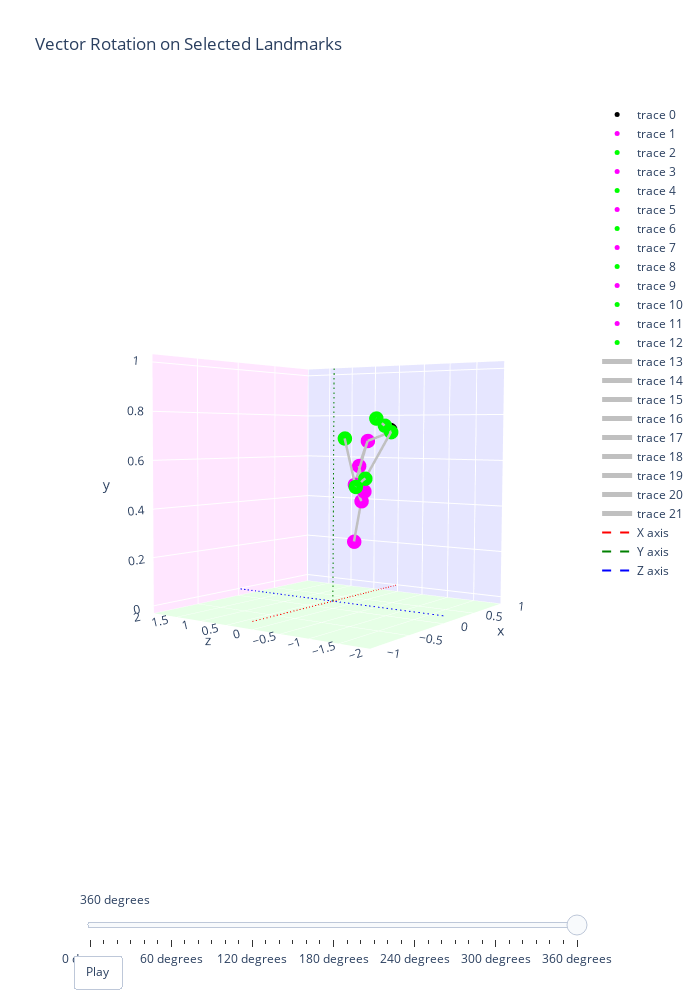

The notebook cell saved with this chart:
### Markdown cell above
### Visualize Results 360

### Code cell
import plotly.graph_objects as go

fig = go.Figure(
    data=[
        go.Scatter3d(x=[v0[0]], y=[v0[1]], z=[v0[2]], mode='markers', marker=dict(color="black",size=5)),
        
        go.Scatter3d(x=[v11[0]], y=[v11[1]], z=[v11[2]], mode='markers', marker=dict(color="magenta",size=5)),
        go.Scatter3d(x=[v12[0]], y=[v12[1]], z=[v12[2]], mode='markers', marker=dict(color="lime",size=5)),
        go.Scatter3d(x=[v13[0]], y=[v13[1]], z=[v13[2]], mode='markers', marker=dict(color="magenta",size=5)),
        go.Scatter3d(x=[v14[0]], y=[v14[1]], z=[v14[2]], mode='markers', marker=dict(color="lime",size=5)),
        go.Scatter3d(x=[v15[0]], y=[v15[1]], z=[v15[2]], mode='markers', marker=dict(color="magenta",size=5)),
        go.Scatter3d(x=[v16[0]], y=[v16[1]], z=[v16[2]], mode='markers', marker=dict(color="lime",size=5)),
        
        go.Scatter3d(x=[v23[0]], y=[v23[1]], z=[v23[2]], mode='markers', marker=dict(color="magenta",size=5)),
        go.Scatter3d(x=[v24[0]], y=[v24[1]], z=[v24[2]], mode='markers', marker=dict(color="lime",size=5)),
        go.Scatter3d(x=[v25[0]], y=[v25[1]], z=[v25[2]], mode='markers', marker=dict(color="magenta",size=5)),
        go.Scatter3d(x=[v26[0]], y=[v26[1]], z=[v26[2]], mode='markers', marker=dict(color="lime",size=5)),
        go.Scatter3d(x=[v27[0]], y=[v27[1]], z=[v27[2]], mode='markers', marker=dict(color="magenta",size=5)),
        go.Scatter3d(x=[v28[0]], y=[v28[1]], z=[v28[2]], mode='markers', marker=dict(color="lime",size=5)),
        
        go.Scatter3d(
            x=[v11[0], v12[0], v24[0], v23[0], v11[0]],
            y=[v11[1], v12[1], v24[1], v23[1], v11[1]],
            z=[v11[2], v12[2], v24[2], v23[2], v11[2]],
            mode='lines',
            line=dict(color='silver', width=5)),

        go.Scatter3d(
            x=[v11[0], v13[0]],
            y=[v11[1], v13[1]],
            z=[v11[2], v13[2]],
            mode='lines',
            line=dict(color='silver', width=5)),

        go.Scatter3d(
            x=[v15[0], v13[0]],
            y=[v15[1], v13[1]],
            z=[v15[2], v13[2]],
            mode='lines',
            line=dict(color='silver', width=5)),
        
        go.Scatter3d(
            x=[v12[0], v14[0]],
            y=[v12[1], v14[1]],
            z=[v12[2], v14[2]],
            mode='lines',
            line=dict(color='silver', width=5)),

        go.Scatter3d(
            x=[v16[0], v14[0]],
            y=[v16[1], v14[1]],
            z=[v16[2], v14[2]],
            mode='lines',
            line=dict(color='silver', width=5)),

        go.Scatter3d(
            x=[v23[0], v25[0]],
            y=[v23[1], v25[1]],
            z=[v23[2], v25[2]],
            mode='lines',
            line=dict(color='silver', width=5)),

        go.Scatter3d(
            x=[v27[0], v25[0]],
            y=[v27[1], v25[1]],
            z=[v27[2], v25[2]],
            mode='lines',
            line=dict(color='silver', width=5)),
        
        go.Scatter3d(
            x=[v24[0], v26[0]],
            y=[v24[1], v26[1]],
            z=[v24[2], v26[2]],
            mode='lines',
            line=dict(color='silver', width=5)),

        go.Scatter3d(
            x=[v28[0], v26[0]],
            y=[v28[1], v26[1]],
            z=[v28[2], v26[2]],
            mode='lines',
            line=dict(color='silver', width=5)),

    ],
        
    layout=go.Layout(
        title="Vector Rotation on Selected Landmarks",
            width=700, height=1000, 
            scene=dict(
                xaxis=dict(range=[-1, 1], autorange=False),
                yaxis=dict(range=[0, 1], autorange="reversed"),
                zaxis=dict(range=[-2, 2], autorange=False),
                aspectmode='cube'
            ),
            updatemenus=[{
                "type": "buttons",
                "buttons": [{
                    "label": "Play",
                    "method": "animate",
                    "args": [None, {"frame": {"duration": 500, "redraw": True}, "fromcurrent": True, "transition": {"duration": 300}}],
                }],
                "direction": "left",
                "pad": {"r": 10, "t": 87},
                "showactive": False,
                "type": "buttons",
                "x": 0.1,
                "xanchor": "right",
                "y": 0,
                "yanchor": "top"
            }],
            sliders=[{
                "steps": [{"method": "animate", "args": [[f"frame{step}"], {"mode": "immediate", "frame": {"duration": 500, "redraw": True}, "transition": {"duration": 300}}], "label": f"{angle_increment * step} degrees"} for step in range(len(rv0))],
            }]
        ),
        frames = [
            go.Frame(
                data=[
                    go.Scatter3d(x=[rv0[step][0]], y=[rv0[step][1]], z=[rv0[step][2]], mode='markers', marker=dict(color="black", size=5)),
                    
                    go.Scatter3d(x=[rv11[step][0]], y=[rv11[step][1]], z=[rv11[step][2]], mode='markers', marker=dict(color="magenta", size=5)),
                    go.Scatter3d(x=[rv12[step][0]], y=[rv12[step][1]], z=[rv12[step][2]], mode='markers', marker=dict(color="lime", size=5)),
                    go.Scatter3d(x=[rv13[step][0]], y=[rv13[step][1]], z=[rv13[step][2]], mode='markers', marker=dict(color="magenta", size=5)),
                    go.Scatter3d(x=[rv14[step][0]], y=[rv14[step][1]], z=[rv14[step][2]], mode='markers', marker=dict(color="lime", size=5)),
                    go.Scatter3d(x=[rv15[step][0]], y=[rv15[step][1]], z=[rv15[step][2]], mode='markers', marker=dict(color="magenta", size=5)),
                    go.Scatter3d(x=[rv16[step][0]], y=[rv16[step][1]], z=[rv16[step][2]], mode='markers', marker=dict(color="lime", size=5)),
                    
                    go.Scatter3d(x=[rv23[step][0]], y=[rv23[step][1]], z=[rv23[step][2]], mode='markers', marker=dict(color="magenta", size=5)),
                    go.Scatter3d(x=[rv24[step][0]], y=[rv24[step][1]], z=[rv24[step][2]], mode='markers', marker=dict(color="lime", size=5)),
                    go.Scatter3d(x=[rv25[step][0]], y=[rv25[step][1]], z=[rv25[step][2]], mode='markers', marker=dict(color="magenta", size=5)),
                    go.Scatter3d(x=[rv26[step][0]], y=[rv26[step][1]], z=[rv26[step][2]], mode='markers', marker=dict(color="lime", size=5)),
                    go.Scatter3d(x=[rv27[step][0]], y=[rv27[step][1]], z=[rv27[step][2]], mode='markers', marker=dict(color="magenta", size=5)),
                    go.Scatter3d(x=[rv28[step][0]], y=[rv28[step][1]], z=[rv28[step][2]], mode='markers', marker=dict(color="lime", size=5)),
                    
                    go.Scatter3d(
                        x=[rv11[step][0], rv12[step][0], rv24[step][0], rv23[step][0], rv11[step][0]],  # Closing the loop by repeating the first point
                        y=[rv11[step][1], rv12[step][1], rv24[step][1], rv23[step][1], rv11[step][1]],
                        z=[rv11[step][2], rv12[step][2], rv24[step][2], rv23[step][2], rv11[step][2]],
                        mode='lines',
                        line=dict(color='silver', width=5)
                    ),

                    go.Scatter3d(
                        x=[rv11[step][0], rv13[step][0]],
                        y=[rv11[step][1], rv13[step][1]],
                        z=[rv11[step][2], rv13[step][2]],
                        mode='lines',
                        line=dict(color='silver', width=5)
                    ),

                    go.Scatter3d(
                        x=[rv15[step][0], rv13[step][0]],
                        y=[rv15[step][1], rv13[step][1]],
                        z=[rv15[step][2], rv13[step][2]],
                        mode='lines',
                        line=dict(color='silver', width=5)
                    ),
                    
                    go.Scatter3d(
                        x=[rv12[step][0], rv14[step][0]],
                        y=[rv12[step][1], rv14[step][1]],
                        z=[rv12[step][2], rv14[step][2]],
                        mode='lines',
                        line=dict(color='silver', width=5)
                    ),

                    go.Scatter3d(
                        x=[rv16[step][0], rv14[step][0]],
                        y=[rv16[step][1], rv14[step][1]],
                        z=[rv16[step][2], rv14[step][2]],
                        mode='lines',
                        line=dict(color='silver', width=5)
                    ),
                    
                    go.Scatter3d(
                        x=[rv23[step][0], rv25[step][0]],
                        y=[rv23[step][1], rv25[step][1]],
                        z=[rv23[step][2], rv25[step][2]],
                        mode='lines',
                        line=dict(color='silver', width=5)
                    ),

                    go.Scatter3d(
                        x=[rv27[step][0], rv25[step][0]],
                        y=[rv27[step][1], rv25[step][1]],
                        z=[rv27[step][2], rv25[step][2]],
                        mode='lines',
                        line=dict(color='silver', width=5)
                    ),
                    
                    go.Scatter3d(
                        x=[rv24[step][0], rv26[step][0]],
                        y=[rv24[step][1], rv26[step][1]],
                        z=[rv24[step][2], rv26[step][2]],
                        mode='lines',
                        line=dict(color='silver', width=5)
                    ),

                    go.Scatter3d(
                        x=[rv28[step][0], rv26[step][0]],
                        y=[rv28[step][1], rv26[step][1]],
                        z=[rv28[step][2], rv26[step][2]],
                        mode='lines',
                        line=dict(color='silver', width=5)
                    ),
                ],
                name=f"frame{step}"
            ) for step in range(len(rv0)) # Since all of them are the same length
        ]
    )

fig.add_trace(go.Scatter3d(x=[-1, 1], y=[0, 0], z=[0, 0],mode='lines',line=dict(color='red', width=2, dash='dash'),name='X axis'))
fig.add_trace(go.Scatter3d(x=[0,0], y=[0, 1], z=[0, 0],mode='lines',line=dict(color='green', width=2, dash='dash'),name='Y axis'))
fig.add_trace(go.Scatter3d(x=[0,0], y=[0, 0], z=[-2, 2],mode='lines',line=dict(color='blue', width=2, dash='dash'),name='Z axis'))


fig.update_layout(
    scene = dict(
        xaxis = dict(backgroundcolor="rgb(230, 230, 255)",gridcolor="white",showbackground=True,zerolinecolor="white",),
        yaxis = dict(backgroundcolor="rgb(230, 255, 230)",gridcolor="white",showbackground=True,zerolinecolor="white",),
        zaxis = dict(backgroundcolor="rgb(255, 230, 255)",gridcolor="white",showbackground=True,zerolinecolor="white",),
))

camera = dict(up=dict(x=0, y=-1.5, z=0),eye=dict(x=-2.5, y=0.1, z=-2.5))

fig.update_layout(
    scene_camera = camera)

fig.show()

### Figure 1 — Plotly figure (JSON) as saved in the notebook; plotly's stock layout.template omitted (floating-point values rounded to 4 significant figures)
{"data": [{"marker": {"color": "black", "size": 5}, "mode": "markers", "type": "scatter3d", "x": [0.6449], "y": [0.7311], "z": [-0.2518]}, {"marker": {"color": "magenta", "size": 5}, "mode": "markers", "type": "scatter3d", "x": [0.5463], "y": [0.681], "z": [0.06767]}, {"marker": {"color": "lime", "size": 5}, "mode": "markers", "type": "scatter3d", "x": [0.511], "y": [0.7211], "z": [-0.4361]}, {"marker": {"color": "magenta", "size": 5}, "mode": "markers", "type": "scatter3d", "x": [0.4768], "y": [0.569], "z": [0.1484]}, {"marker": {"color": "lime", "size": 5}, "mode": "markers", "type": "scatter3d", "x": [0.366], "y": [0.7485], "z": [-0.4938]}, {"marker": {"color": "magenta", "size": 5}, "mode": "markers", "type": "scatter3d", "x": [0.4699], "y": [0.4564], "z": [0.03075]}, {"marker": {"color": "lime", "size": 5}, "mode": "markers", "type": "scatter3d", "x": [0.235], "y": [0.7783], "z": [-0.495]}, {"marker": {"color": "magenta", "size": 5}, "mode": "markers", "type": "scatter3d", "x": [0.4071], "y": [0.4866], "z": [0.139]}, {"marker": {"color": "lime", "size": 5}, "mode": "markers", "type": "scatter3d", "x": [0.3524], "y": [0.5172], "z": [-0.1392]}, {"marker": {"color": "magenta", "size": 5}, "mode": "markers", "type": "scatter3d", "x": [0.5263], "y": [0.4093], "z": [0.1605]}, {"marker": {"color": "lime", "size": 5}, "mode": "markers", "type": "scatter3d", "x": [0.1445], "y": [0.4871], "z": [-0.2305]}, {"marker": {"color": "magenta", "size": 5}, "mode": "markers", "type": "scatter3d", "x": [0.5214], "y": [0.2236], "z": [0.2982]}, {"marker": {"color": "lime", "size": 5}, "mode": "markers", "type": "scatter3d", "x": [0.1882], "y": [0.6925], "z": [0.04845]}, {"line": {"color": "silver", "width": 5}, "mode": "lines", "type": "scatter3d", "x": [0.5463, 0.511, 0.3524, 0.4071, 0.5463], "y": [0.681, 0.7211, 0.5172, 0.4866, 0.681], "z": [0.06767, -0.4361, -0.1392, 0.139, 0.06767]}, {"line": {"color": "silver", "width": 5}, "mode": "lines", "type": "scatter3d", "x": [0.5463, 0.4768], "y": [0.681, 0.569], "z": [0.06767, 0.1484]}, {"line": {"color": "silver", "width": 5}, "mode": "lines", "type": "scatter3d", "x": [0.4699, 0.4768], "y": [0.4564, 0.569], "z": [0.03075, 0.1484]}, {"line": {"color": "silver", "width": 5}, "mode": "lines", "type": "scatter3d", "x": [0.511, 0.366], "y": [0.7211, 0.7485], "z": [-0.4361, -0.4938]}, {"line": {"color": "silver", "width": 5}, "mode": "lines", "type": "scatter3d", "x": [0.235, 0.366], "y": [0.7783, 0.7485], "z": [-0.495, -0.4938]}, {"line": {"color": "silver", "width": 5}, "mode": "lines", "type": "scatter3d", "x": [0.4071, 0.5263], "y": [0.4866, 0.4093], "z": [0.139, 0.1605]}, {"line": {"color": "silver", "width": 5}, "mode": "lines", "type": "scatter3d", "x": [0.5214, 0.5263], "y": [0.2236, 0.4093], "z": [0.2982, 0.1605]}, {"line": {"color": "silver", "width": 5}, "mode": "lines", "type": "scatter3d", "x": [0.3524, 0.1445], "y": [0.5172, 0.4871], "z": [-0.1392, -0.2305]}, {"line": {"color": "silver", "width": 5}, "mode": "lines", "type": "scatter3d", "x": [0.1882, 0.1445], "y": [0.6925, 0.4871], "z": [0.04845, -0.2305]}, {"line": {"color": "red", "dash": "dash", "width": 2}, "mode": "lines", "name": "X axis", "type": "scatter3d", "x": [-1, 1], "y": [0, 0], "z": [0, 0]}, {"line": {"color": "green", "dash": "dash", "width": 2}, "mode": "lines", "name": "Y axis", "type": "scatter3d", "x": [0, 0], "y": [0, 1], "z": [0, 0]}, {"line": {"color": "blue", "dash": "dash", "width": 2}, "mode": "lines", "name": "Z axis", "type": "scatter3d", "x": [0, 0], "y": [0, 0], "z": [-2, 2]}], "layout": {"height": 1000, "scene": {"aspectmode": "cube", "aspectratio": {"x": 1, "y": 1, "z": 1}, "camera": {"center": {"x": 0, "y": 0, "z": 0}, "eye": {"x": -3.017, "y": -0.2041, "z": -2.119}, "projection": {"type": "perspective"}, "up": {"x": 0.04218, "y": -0.9985, "z": 0.03614}}, "xaxis": {"autorange": false, "backgroundcolor": "rgb(230, 230, 255)", "gridcolor": "white", "range": [-1, 1], "showbackground": true, "type": "linear", "zerolinecolor": "white"}, "yaxis": {"autorange": "reversed", "backgroundcolor": "rgb(230, 255, 230)", "gridcolor": "white", "range": [0, 1], "showbackground": true, "type": "linear", "zerolinecolor": "white"}, "zaxis": {"autorange": false, "backgroundcolor": "rgb(255, 230, 255)", "gridcolor": "white", "range": [-2, 2], "showbackground": true, "type": "linear", "zerolinecolor": "white"}}, "sliders": [{"active": 36, "steps": [{"args": [["frame0"], {"frame": {"duration": 500, "redraw": true}, "mode": "immediate", "transition": {"duration": 300}}], "label": "0 degrees", "method": "animate"}, {"args": [["frame1"], {"frame": {"duration": 500, "redraw": true}, "mode": "immediate", "transition": {"duration": 300}}], "label": "10 degrees", "method": "animate"}, {"args": [["frame2"], {"frame": {"duration": 500, "redraw": true}, "mode": "immediate", "transition": {"duration": 300}}], "label": "20 degrees", "method": "animate"}, {"args": [["frame3"], {"frame": {"duration": 500, "redraw": true}, "mode": "immediate", "transition": {"duration": 300}}], "label": "30 degrees", "method": "animate"}, {"args": [["frame4"], {"frame": {"duration": 500, "redraw": true}, "mode": "immediate", "transition": {"duration": 300}}], "label": "40 degrees", "method": "animate"}, {"args": [["frame5"], {"frame": {"duration": 500, "redraw": true}, "mode": "immediate", "transition": {"duration": 300}}], "label": "50 degrees", "method": "animate"}, {"args": [["frame6"], {"frame": {"duration": 500, "redraw": true}, "mode": "immediate", "transition": {"duration": 300}}], "label": "60 degrees", "method": "animate"}, {"args": [["frame7"], {"frame": {"duration": 500, "redraw": true}, "mode": "immediate", "transition": {"duration": 300}}], "label": "70 degrees", "method": "animate"}, {"args": [["frame8"], {"frame": {"duration": 500, "redraw": true}, "mode": "immediate", "transition": {"duration": 300}}], "label": "80 degrees", "method": "animate"}, {"args": [["frame9"], {"frame": {"duration": 500, "redraw": true}, "mode": "immediate", "transition": {"duration": 300}}], "label": "90 degrees", "method": "animate"}, {"args": [["frame10"], {"frame": {"duration": 500, "redraw": true}, "mode": "immediate", "transition": {"duration": 300}}], "label": "100 degrees", "method": "animate"}, {"args": [["frame11"], {"frame": {"duration": 500, "redraw": true}, "mode": "immediate", "transition": {"duration": 300}}], "label": "110 degrees", "method": "animate"}, {"args": [["frame12"], {"frame": {"duration": 500, "redraw": true}, "mode": "immediate", "transition": {"duration": 300}}], "label": "120 degrees", "method": "animate"}, {"args": [["frame13"], {"frame": {"duration": 500, "redraw": true}, "mode": "immediate", "transition": {"duration": 300}}], "label": "130 degrees", "method": "animate"}, {"args": [["frame14"], {"frame": {"duration": 500, "redraw": true}, "mode": "immediate", "transition": {"duration": 300}}], "label": "140 degrees", "method": "animate"}, {"args": [["frame15"], {"frame": {"duration": 500, "redraw": true}, "mode": "immediate", "transition": {"duration": 300}}], "label": "150 degrees", "method": "animate"}, {"args": [["frame16"], {"frame": {"duration": 500, "redraw": true}, "mode": "immediate", "transition": {"duration": 300}}], "label": "160 degrees", "method": "animate"}, {"args": [["frame17"], {"frame": {"duration": 500, "redraw": true}, "mode": "immediate", "transition": {"duration": 300}}], "label": "170 degrees", "method": "animate"}, {"args": [["frame18"], {"frame": {"duration": 500, "redraw": true}, "mode": "immediate", "transition": {"duration": 300}}], "label": "180 degrees", "method": "animate"}, {"args": [["frame19"], {"frame": {"duration": 500, "redraw": true}, "mode": "immediate", "transition": {"duration": 300}}], "label": "190 degrees", "method": "animate"}, {"args": [["frame20"], {"frame": {"duration": 500, "redraw": true}, "mode": "immediate", "transition": {"duration": 300}}], "label": "200 degrees", "method": "animate"}, {"args": [["frame21"], {"frame": {"duration": 500, "redraw": true}, "mode": "immediate", "transition": {"duration": 300}}], "label": "210 degrees", "method": "animate"}, {"args": [["frame22"], {"frame": {"duration": 500, "redraw": true}, "mode": "immediate", "transition": {"duration": 300}}], "label": "220 degrees", "method": "animate"}, {"args": [["frame23"], {"frame": {"duration": 500, "redraw": true}, "mode": "immediate", "transition": {"duration": 300}}], "label": "230 degrees", "method": "animate"}, {"args": [["frame24"], {"frame": {"duration": 500, "redraw": true}, "mode": "immediate", "transition": {"duration": 300}}], "label": "240 degrees", "method": "animate"}, {"args": [["frame25"], {"frame": {"duration": 500, "redraw": true}, "mode": "immediate", "transition": {"duration": 300}}], "label": "250 degrees", "method": "animate"}, {"args": [["frame26"], {"frame": {"duration": 500, "redraw": true}, "mode": "immediate", "transition": {"duration": 300}}], "label": "260 degrees", "method": "animate"}, {"args": [["frame27"], {"frame": {"duration": 500, "redraw": true}, "mode": "immediate", "transition": {"duration": 300}}], "label": "270 degrees", "method": "animate"}, {"args": [["frame28"], {"frame": {"duration": 500, "redraw": true}, "mode": "immediate", "transition": {"duration": 300}}], "label": "280 degrees", "method": "animate"}, {"args": [["frame29"], {"frame": {"duration": 500, "redraw": true}, "mode": "immediate", "transition": {"duration": 300}}], "label": "290 degrees", "method": "animate"}, {"args": [["frame30"], {"frame": {"duration": 500, "redraw": true}, "mode": "immediate", "transition": {"duration": 300}}], "label": "300 degrees", "method": "animate"}, {"args": [["frame31"], {"frame": {"duration": 500, "redraw": true}, "mode": "immediate", "transition": {"duration": 300}}], "label": "310 degrees", "method": "animate"}, {"args": [["frame32"], {"frame": {"duration": 500, "redraw": true}, "mode": "immediate", "transition": {"duration": 300}}], "label": "320 degrees", "method": "animate"}, {"args": [["frame33"], {"frame": {"duration": 500, "redraw": true}, "mode": "immediate", "transition": {"duration": 300}}], "label": "330 degrees", "method": "animate"}, {"args": [["frame34"], {"frame": {"duration": 500, "redraw": true}, "mode": "immediate", "transition": {"duration": 300}}], "label": "340 degrees", "method": "animate"}, {"args": [["frame35"], {"frame": {"duration": 500, "redraw": true}, "mode": "immediate", "transition": {"duration": 300}}], "label": "350 degrees", "method": "animate"}, {"args": [["frame36"], {"frame": {"duration": 500, "redraw": true}, "mode": "immediate", "transition": {"duration": 300}}], "label": "360 degrees", "method": "animate"}]}], "title": {"text": "Vector Rotation on Selected Landmarks"}, "updatemenus": [{"buttons": [{"args": [null, {"frame": {"duration": 500, "redraw": true}, "fromcurrent": true, "transition": {"duration": 300}}], "label": "Play", "method": "animate"}], "direction": "left", "pad": {"r": 10, "t": 87}, "showactive": false, "type": "buttons", "x": 0.1, "xanchor": "right", "y": 0, "yanchor": "top"}], "width": 700}}
